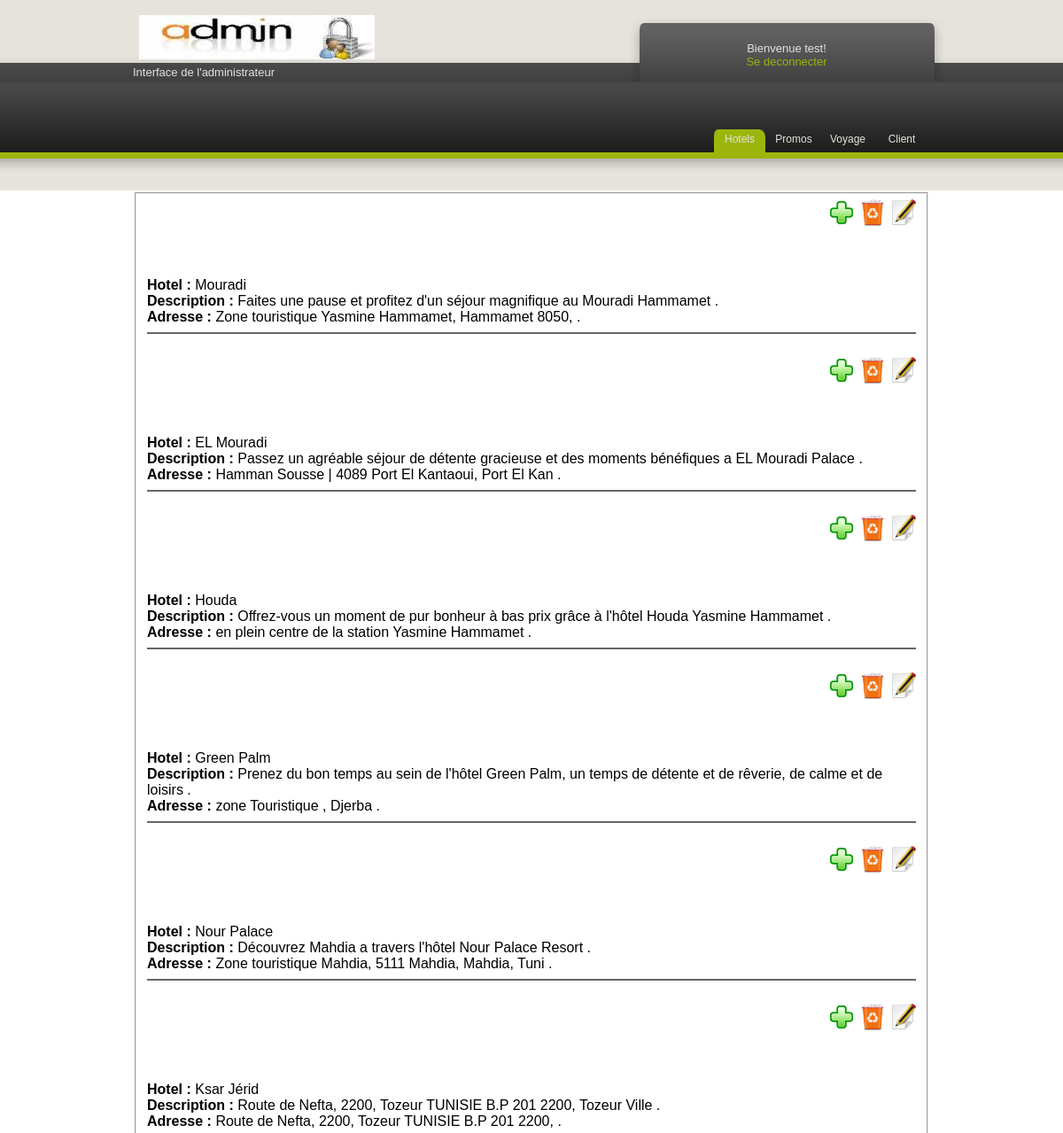
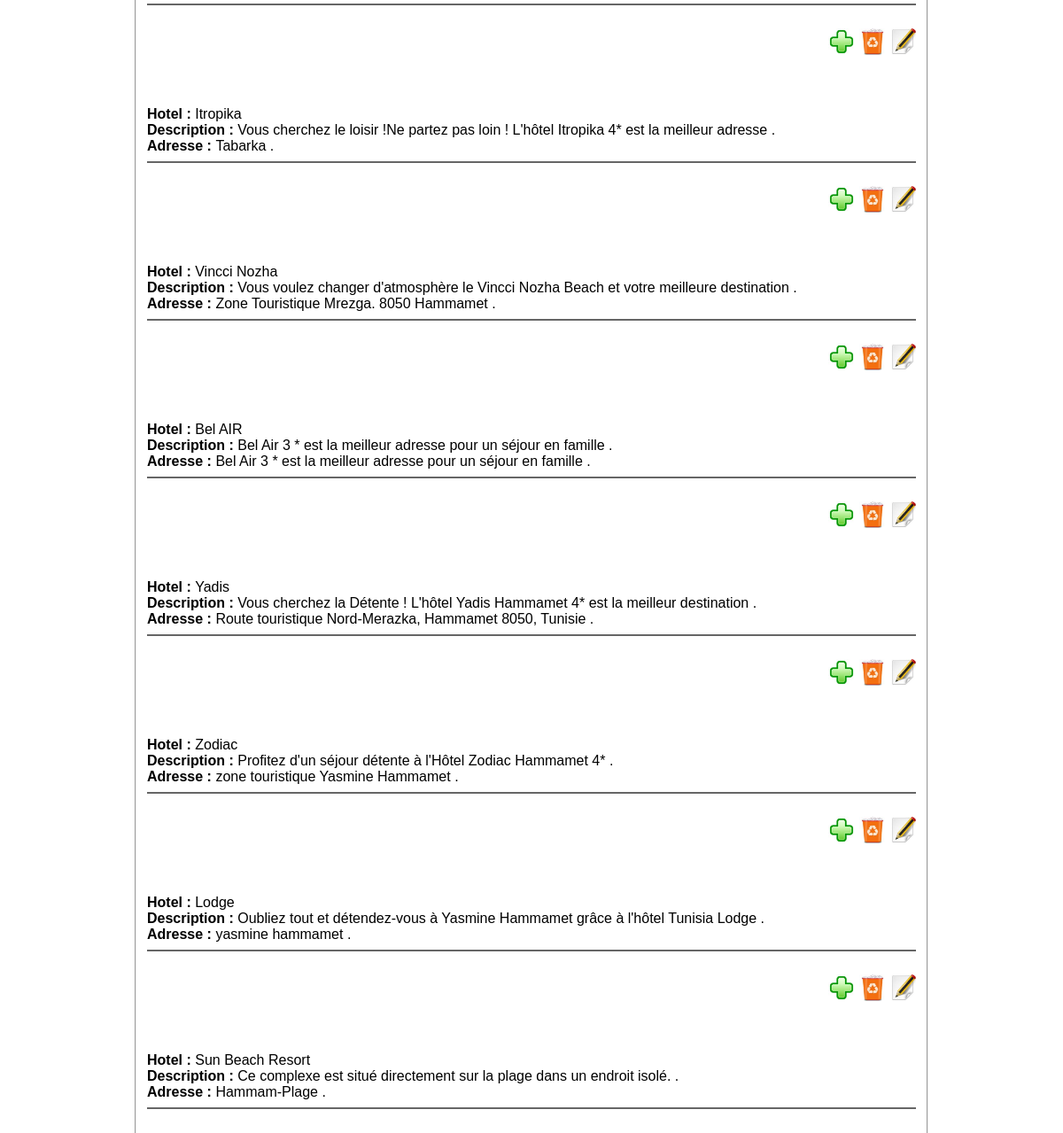
The app's page /admin/path/hotel.php (signed in) with its own data (2 pictures, top to bottom).
### tables this page shows
CREATE TABLE IF NOT EXISTS `hotel` (
  `id` int(11) NOT NULL AUTO_INCREMENT,
  `nom` varchar(255) NOT NULL,
  `adresse` varchar(255) NOT NULL,
  `star` int(11) NOT NULL,
  `prix` int(11) NOT NULL,
  `description` varchar(200) NOT NULL,
  `description2` mediumtext NOT NULL,
  PRIMARY KEY (`id`)
);

### admin/path/hotel.php (the view, shortened to what this page needs)
<!DOCTYPE html PUBLIC "-//W3C//DTD XHTML 1.0 Strict//EN"
    "http://www.w3.org/TR/xhtml1/DTD/xhtml1-strict.dtd">
<html xmlns="http://www.w3.org/1999/xhtml">
<head>
  <link rel="stylesheet" href="../css/style2.css" type="text/css" />
</head>
<body>
<div id="wrapper">
    <div id="header">
        <div id="logo">
        </div>
        <div id="updates">
        <span>Interface de l'administrateur</span>
        </div>
        <div id="login">
        <div id="loginwelcome"> </div>
         <div id="contents">
		<div class="background">
     <?php
 if($_SESSION['usernam'])
 {
?><p align="center"> <?php echo " Bienvenue " .$_SESSION['usernam']."!<br/><a href='logout.php'> Se deconnecter </a>" ; ?></p> <?php
 }else { header('Location:../admin.php'); }
 ?>
        </div></div></div></div>
            <ul id="navigation">
                <li class="on"><a href="hotel.php">Hotels</a></li>
                <li><a href="promos.php">Promos</a></li>
                <li><a href="vols.php">Voyage</a></li>
                <li><a href="client.php">Client</a></li>
            </ul>
<?php
echo"<br><br><br>  <fieldset>";
	                   include('../include/config.php');
		               $sql = 'SELECT *
                               FROM `hotel` ';
                       $req = mysql_query($sql)  ;
                       while($var = mysql_fetch_assoc($req))
                                  {
									  echo(
           "<div align=\"right\">
           <a href=\"../include/ajouter_hotel.php?idnom=".$var['id'] ."\"> <img src=../images/ajouter.jpg width=30 height=30> </a>"
       ) ;
	    echo(
           "
           <a href=\"../include/supprimer_hotel.php?idnom=".$var['id'] ."\"> <img src=../images/supprimer.jpg width=30 height=30> </a>"
       ) ;
	    echo(
           "
           <a href=\"../include/modifier_hotel.php?idnom=".$var['id'] ."\"> <img src=../images/modifier.jpg width=30 height=30> </a></div><br>"
       ) ;
	                    ?><br><br>
                            <b>  Hotel : </b>
                        <?php echo $var['nom'] ; ?><br>
                            <b> Description : </b>
                     <?php   echo $var['description'] ;  ?> .<br>
                             <b> Adresse : </b>
                     <?php   echo $var['adresse'] ;  ?> .<br>
                   <hr color="#666666" size="+2" > <br>
         <?php
		}
		?>
    </fieldset>
</div>
</body>
</html>

### admin/css/style2.css (style rules this page uses)
body { background: url(../images/background.png) repeat-x #fff; margin: 0; font-family:Verdana, Geneva, sans-serif; color:#000; }
a { color: #9bb50b; text-decoration: none; }
#wrapper { width: 900px; margin: 0 auto; }
#logo { background: url(../images/logo.png) no-repeat; width: 266px; height: 50px; margin-top: 17px; margin-left: 7px; }
#updates { color: #e6e3dc; font-family: "Tahoma", Arial, Helvetica, sans-serif; padding-top: 5px; }
#updates span { font-size: 13px; }
#login { background: url(../images/loginbg.png); width: 356px; height: 73px; position: relative; top: -71px; left: 560px; color: #e6e3dc; font-family: "Tahoma", Arial, Helvetica, sans-serif; font-size: 13px; }
#loginwelcome { padding-left: 20px; padding-top: 15px; }
ul { list-style: none; margin: 0px; padding: 0px; }
#navigation { float:right; font-size:12px; margin-top: -18px; font-family: "Tahoma", Arial, Helvetica, sans-serif; }
#navigation li { float:left; margin-right: 3px; }
#navigation li a { display: block; text-decoration: none; color: #e6e3dc; width: 58px; height: 24px; text-align: center; padding-top: 5px; }
#navigation .on { background: url(../images/button.jpg) no-repeat; }

### records on screen
hotel: nom "Mouradi", description "Faites une pause et profitez d'un séjour magnifique au Mouradi Hammamet", adresse "Zone touristique Yasmine Hammamet, Hammamet 8050,"
hotel: nom "EL Mouradi", description "Passez un agréable séjour de détente gracieuse et des moments bénéfiques a EL Mouradi Palace", adresse "Hamman Sousse | 4089 Port El Kantaoui, Port El Kan"
hotel: nom "Houda", description "Offrez-vous un moment de pur bonheur à bas prix grâce à l'hôtel Houda Yasmine Hammamet", adresse "en plein centre de la station Yasmine Hammamet"
hotel: nom "Green Palm", description "Prenez du bon temps au sein de l'hôtel Green Palm, un temps de détente et de rêverie, de calme et de loisirs", adresse "zone Touristique , Djerba"
hotel: nom "Nour Palace", description "Découvrez Mahdia a travers l'hôtel Nour Palace Resort", adresse "Zone touristique Mahdia, 5111 Mahdia, Mahdia, Tuni"
hotel: nom "Ksar Jérid", description "Route de Nefta, 2200, Tozeur TUNISIE B.P 201 2200, Tozeur Ville", adresse "Route de Nefta, 2200, Tozeur TUNISIE B.P 201 2200,"
hotel: nom "Itropika", description "Vous cherchez le loisir !Ne partez pas loin ! L'hôtel Itropika 4* est la meilleur adresse", adresse "Tabarka"
hotel: nom "Vincci Nozha", description "Vous voulez changer d'atmosphère le Vincci Nozha Beach et votre meilleure destination", adresse "Zone Touristique Mrezga. 8050 Hammamet"
hotel: nom "Bel AIR", description "Bel Air 3 * est la meilleur adresse pour un séjour en famille", adresse "Bel Air 3 * est la meilleur adresse pour un séjour en famille"
hotel: nom "Yadis", description "Vous cherchez la Détente ! L'hôtel Yadis Hammamet 4* est la meilleur destination", adresse "Route touristique Nord-Merazka, Hammamet 8050, Tunisie"
hotel: nom "Zodiac", description "Profitez d'un séjour détente à l'Hôtel Zodiac Hammamet 4*", adresse "zone touristique Yasmine Hammamet"
hotel: nom "Lodge", description "Oubliez tout et détendez-vous à Yasmine Hammamet grâce à l'hôtel Tunisia Lodge", adresse "yasmine hammamet"
hotel: nom "Sun Beach Resort", description "Ce complexe est situé directement sur la plage dans un endroit isolé.", adresse "Hammam-Plage"

### other values on screen
$_SESSION['usernam'] "test"
